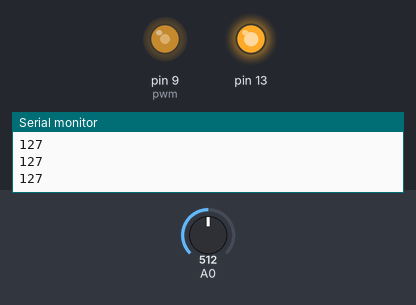
A sketch run on a simulated Arduino Uno, built with avr-gcc and run on an emulated ATmega328P. Parts: output pins drawn as LEDs (lit = HIGH), the last lines printed to the serial monitor. The inputs (shaded band) are chosen by the test bench; at power-on: A0 = 512.

Above: at 1.2 s.
1.3 s: A0 set to 716
At 2.2 s:
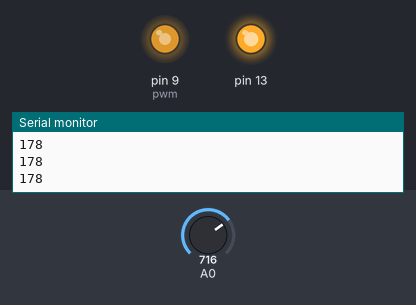
2.8 s: A0 set to 900
At 3.5 s:
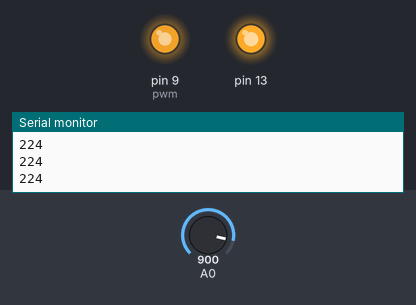
4.3 s: A0 set to 122
At 5.5 s:
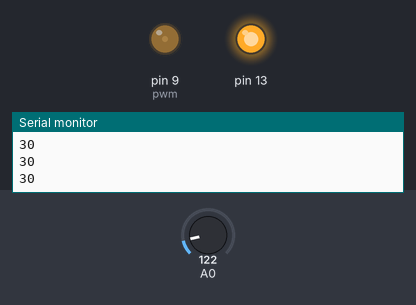
5.8 s: A0 set to 0
At 6.8 s:
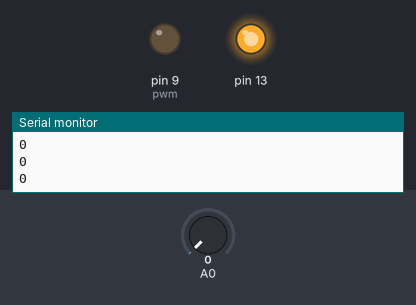
7.3 s: A0 set to 511
At 8.0 s:
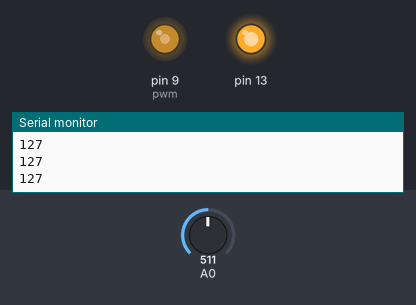
Timing chart, 0 to 9.8 s (numbered marks = the images above; inputs shaded):
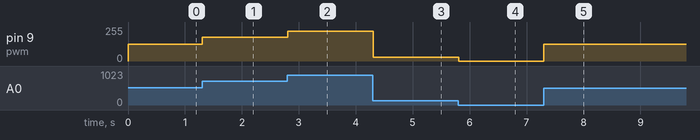

Measured:
- after the input at 1.3 s, pin 9 (pwm): 127/255 → 178/255 at once
- after the input at 2.8 s, pin 9 (pwm): 178/255 → 224/255 at once
- after the input at 4.3 s, pin 9 (pwm): 224/255 → 30/255 at once
- after the input at 5.8 s, pin 9 (pwm): 30/255 → 0/255 at once
- after the input at 7.3 s, pin 9 (pwm): 0/255 → 127/255 at once

The sketch:

PWM-frequency_changer.ino
```cpp
// 51 Hz
// minimum Pulse Width of 1.28ms


#include <PWM.h>

const int pwm = 9 ;    //  naming pin 3 as PWM
const int adc = A0 ;   //  naming pin A0 of analog input for ADC 0 - 1023


int32_t frequency = 51; //  sets the PWM pins frequency


void setup()
{
      // put your setup code here, to run once:

      Serial.begin(9600);

      pinMode(pwm,OUTPUT) ;  //  setting the PWN pin as output

      InitTimersSafe();     //   this makes all the Timers except Timer 0 available for setting at different Frequencies

      bool success = SetPinFrequencySafe(pwm, frequency);   //   this sets PWN pin to the Value stated for frequency

      if (success)    //   pin 13 Lights Up if the SetPinFrequecySafe function was successful    *** OPTIONAL ***
      {
        pinMode(13, OUTPUT);
        digitalWrite(13, HIGH);
      }

}


void loop()
{
      // put your main code here, to run repeatedly:

      int adc  = analogRead(A0) ;       //  reading analog voltage and storing it in an integer in the variable 'adc'

      adc = map(adc, 0, 1023, 0, 255);  //  scales the output of adc, which is 10 bit and gives values 0 to 1023
                                        //  to the values of the PWM, which is 0 to 255
                                        //  analogWrite funtion can only receives values of this range, o to 255

      Serial.println(adc);

//      analogWrite(pwm,adc) ;          //   not used when using the PWM library and its functions

      pwmWrite(pwm, adc);               //   PWM function sending

}
```
